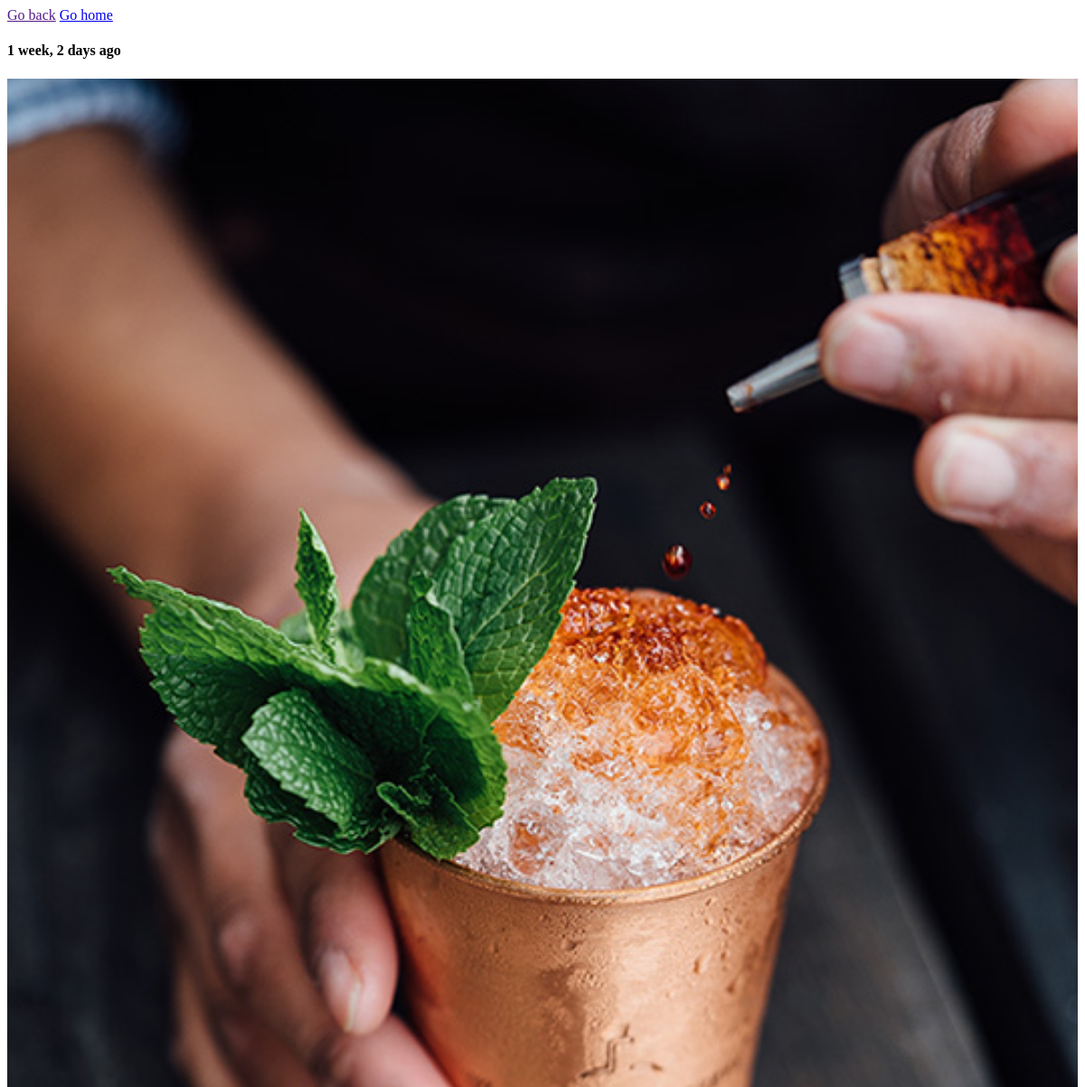
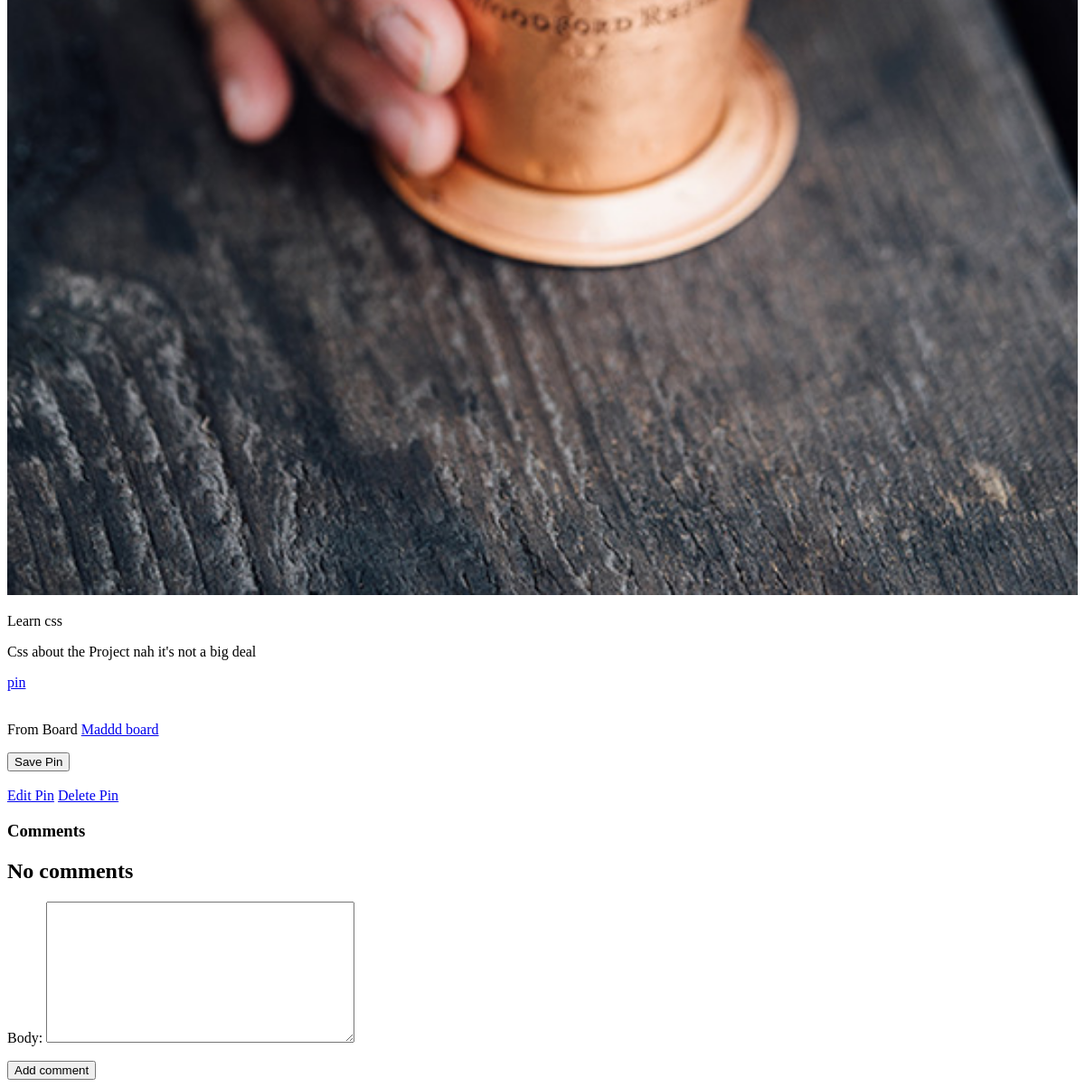
Before: /pin_detail/5 (signed in) with the older database file (2 pictures, top to bottom).
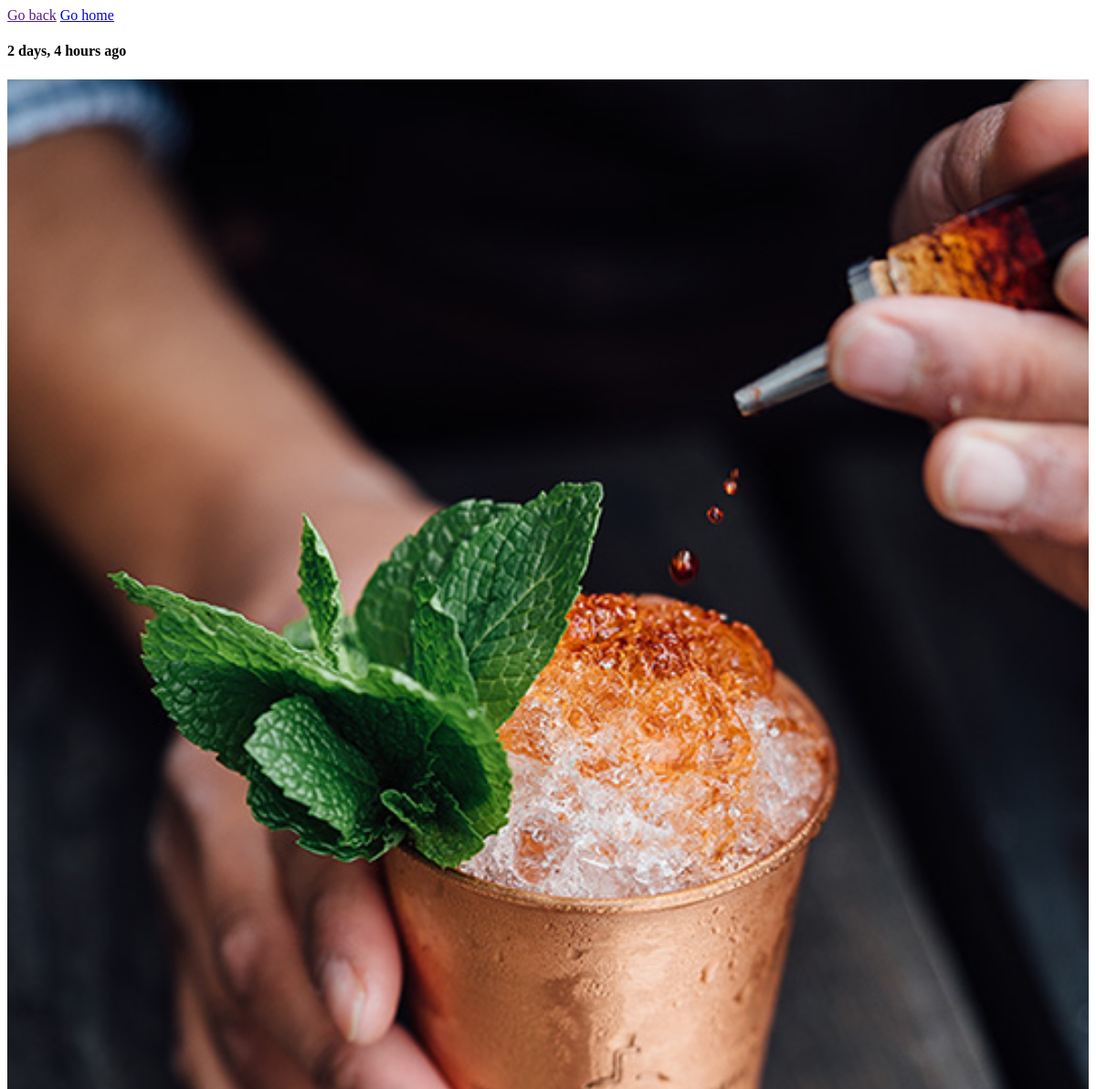
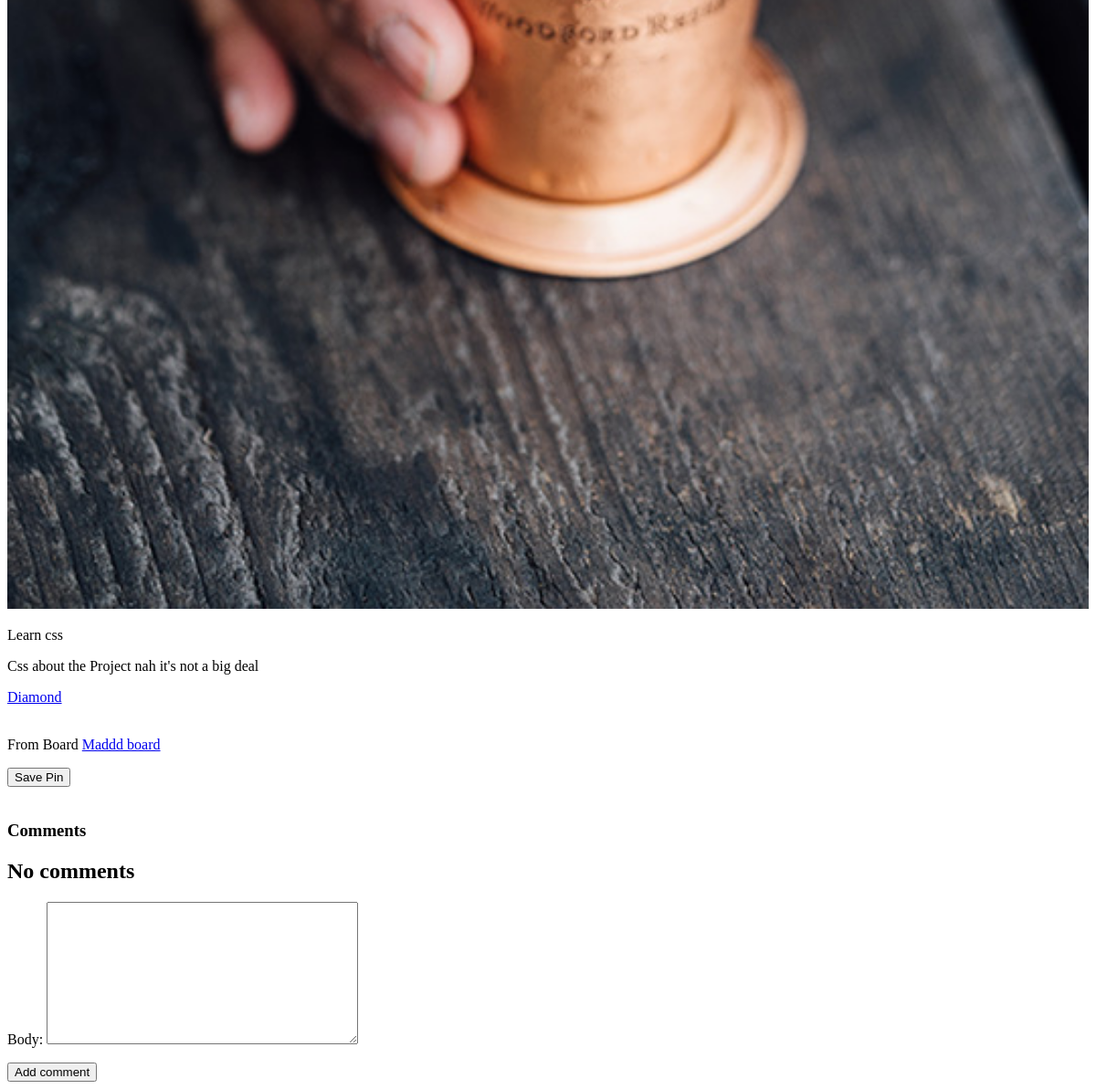
After: the same page with the newer database file (2 pictures, top to bottom).
### pin/models.py (models this page shows, shortened)
class Pin(models.Model):
  user = models.ForeignKey(User,on_delete=models.CASCADE,null=True,blank=True)
  board = models.ForeignKey(Board,on_delete=models.SET_NULL,null=True,blank=True)
  name = models.CharField(max_length=250)
  description = models.TextField(null=True,blank=True)
  file = models.FileField()
  date_created = models.DateTimeField(auto_now_add = True)
  date_updated = models.DateTimeField(auto_now = True)
  def get_type(self):
    file_type = guess_type(self.file.url, strict=True)[0]
    if 'video' in file_type:
      return 'video'
    elif 'image' in file_type:
      return 'image'
  class Meta:
    ordering = ['-date_updated','-date_created']

class Board(models.Model):
  user = models.ForeignKey(User,on_delete=models.SET_NULL,null=True,blank=True)
  title = models.CharField(max_length=200)
  description = models.TextField(null=True,blank=True)
  status = models.CharField(max_length=200,blank=True,null=True,choices=status,default='public')
  cover = models.ImageField(null=True,blank=True)
  date_created = models.DateTimeField(auto_now_add = True)
  date_updated = models.DateTimeField(auto_now = True)
  def __str__(self):
    return self.title

### pin/views.py (the view, shortened to what this page needs)
# urls.py: path('pin_detail/<str:pk>',views.pinDetail,name='pin_detail'),
@login_required(login_url='account_login')
def pinDetail(request,pk):
  pin = Pin.objects.get(id=pk)
  comments = pin.comments.all()
  form = CommentForm()
  context = {'pin':pin,'comments':comments,'form':form}
  return render(request,'pin/pin_detail.html',context)

### pin/forms.py
class CommentForm(forms.ModelForm):
  class Meta:
    model = Comment
    fields = '__all__'
    exclude = ['user','pin']

### pin/templates/pin/pin_detail.html (shortened to what this page needs)
<!DOCTYPE html>
<html>
<head>
</head>
<body>
<a href="{{request.META.HTTP_REFERER}}">Go back</a>
<a href="{% url 'home' %}">Go home</a>
  <br>
{% if pin.board.status == 'public' %}
    <div>
    <h4>{{pin.date_updated|timesince}} ago</h4>
{% if pin.get_type == 'image' %}
<img src="{{pin.file.url}}" alt="">
{% elif pin.get_type == 'video' %}
<video controls>
  <source src="{{pin.file.url}}" type="video/mp4">
</video>
{% endif %}
<p>{{pin.name}}</p>
<p>{{pin.description}}</p>
<a href="{% url 'profile' pin.user.profile.id %}">{{pin.user}}</a>
<br>
<br>
{% if pin.board.status == 'public' %}
<p>From Board <a href="{% url 'board' pin.board.id %}">{{pin.board}}</a></p>
{% endif %}
<form method="post">
  <button>Save Pin</button>
</form>
<br>
{% if pin.user == request.user %}
<a href="{% url 'edit_pin' pin.id %}">Edit Pin</a>
 <a href="{% url 'delete_pin' pin.id %}">Delete Pin</a>
  {% endif %}
<h3>Comments</h3>
{% for comment in comments %}
<div>
<p>{{comment.date_created}}</p>
<a href="{% url 'profile' comment.user.profile.id %}">{{comment.user}}</a>
{% if comment.user == request.user %}
 <a href="{% url 'delete_comment' comment.id %}">remove</a>
 {% endif %}
<p>{{comment.body}}</p>
<hr>
</div>
{% empty %}
<h2>No comments</h2>
{% endfor %}
<form method="post">
  {{form.as_p}}
  <button type="submit">Add comment</button>
</form>
  </div>
{% else %}
  <p>Seems you are lost!</p>
  {% endif %}
</body>
</html>

Changed rows visible on the page:
changed Pin "Learn css": date_updated "1 week, 2 days" → "2 days, 4 hours"; user "pin" → "Diamond"; user_id 1 → 3 (drawn)
Other visible differences:
text no longer shown: "Edit Pin Delete Pin"
